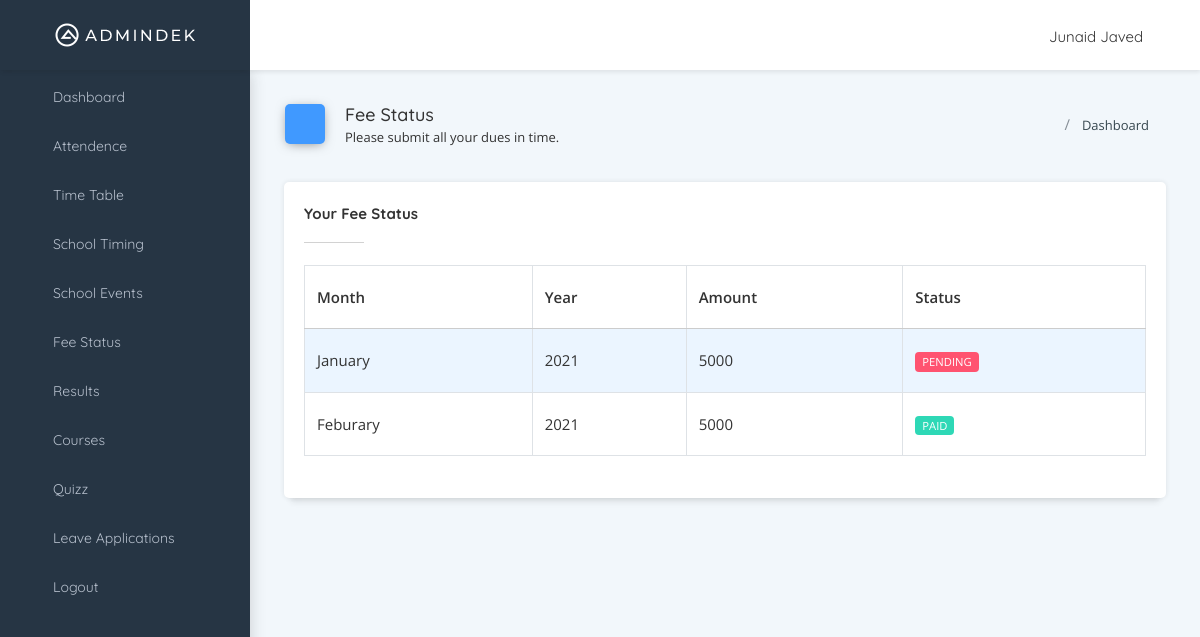
/fee/ (signed in), run on the app's committed database.
### users/models.py (models this page shows, shortened)
class User(AbstractBaseUser, PermissionsMixin):
    first_name = models.CharField(max_length=150)
    last_name = models.CharField(max_length=150)
    role = models.CharField(choices=ROLE_CHOICES,
                            max_length=15, default='Student')
    grade = models.ForeignKey(
        Grade, on_delete=models.SET_NULL, blank=True, null=True)
    created_date = models.DateTimeField(default=timezone.now)
    user_name = models.CharField(max_length=40, unique=True)
    email = models.EmailField(unique=True)
    is_staff = models.BooleanField(default=False)
    is_active = models.BooleanField(default=False)
    image = CloudinaryField('image', folder='avatars',
                            default=env('DEFAULT_AVATAR'))
    USERNAME_FIELD = 'user_name'
    REQUIRED_FIELDS = ['email', 'role', 'first_name', 'last_name', ]
    objects = CustomAccountManger()

### dashboard/models.py (models this page shows, shortened)
class Fee(models.Model):
    month = models.CharField(max_length=10, null=True, blank=True)
    year = models.CharField(max_length=5, null=True, blank=True)
    amount = models.IntegerField()
    status = models.CharField(
        max_length=30, default='pending', choices=FEE_STATUS_CHOICES)
    user = models.ForeignKey(
        User, on_delete=models.CASCADE, null=True, blank=True)

### users/decorators.py (the view)
        def wrapper_func(request, *args, **kwargs):
            if not request.user.is_authenticated:
                return redirect('login')
            if request.user.role in roles:
                return view_func(request, *args, **kwargs)
            else:
                logout(request)
                return redirect('login')

### dashboard/views.py (called while the page is built)
@allowed_only(roles=["Admin", 'Student'])
def student_fee_view(request):
    fee_list = Fee.objects.filter(user__id=request.user.id)
    context = {'table_title': 'Your Fee Status',
               'fee_list': fee_list, 'bread_title': "Fee Status", 'bread_icon': 'box', 'bread_subtitle': "Please submit all your dues in time."}
    return render(request, 'dashboard/fees.html', context)

### dashboard/templates/dashboard/fees.html
{% extends 'header.html' %} {% block title %} Student Fee {% endblock %}
{% block breadcrumbs %} {% include 'breadcrumbs.html' %} {% endblock %}
{% block content %}
<div>
  <div class="row">
    <div class="col-sm-12">
      <div class="card">
        <div class="card-header">
          <h5>{{table_title}}</h5>
        </div>
        <div class="card-block">
          <div class="dt-responsive table-responsive">
            <table id="simpletable" class="table table-striped table-bordered nowrap">
              <thead>
                <tr>
                  <th>Month</th>
                  <th>Year</th>
                  <th>Amount</th>
                  <th>Status</th>
                </tr>
              </thead>
              <tbody>
                {% for fee in fee_list.all %}
                <tr>
                  <td>{{fee.month}}</td>
                  <td>{{fee.year}}</td>
                  <td>{{fee.amount}}</td>
                  <td>
                    {% if fee.status == 'pending' %}
                    <label class="label label-danger">{{fee.status|upper}}</label>
                    {% else %}
                    <label class="label label-success">{{fee.status|upper}}</label>
                    {% endif %}
                  </td>
                </tr>
                {% endfor %}
              </tbody>
            </table>
          </div>
        </div>
      </div>
    </div>
  </div>
</div>
{% endblock content %}

### templates/navbar.html (shortened to what this page needs)
{% load static %} {% load cloudinary %}
<nav class="navbar header-navbar pcoded-header">
  <div class="navbar-wrapper">
    <div class="navbar-logo">
      <a href="{% url 'home' %}">
        <img class="img-fluid" src="{% static 'images/logo.png' %}" alt="Theme-Logo" />
      </a>
      <a class="mobile-menu" id="mobile-collapse" href="#!">
        <i class="feather icon-menu icon-toggle-right"></i>
      </a>
    </div>
    <div class="navbar-container container-fluid">
      <ul class="nav-left">
        <li>
          <a href="#!" onclick="if (!window.__cfRLUnblockHandlers) return false; javascript:toggleFullScreen()" class="waves-effect waves-light" data-cf-modified-d8424a08d31b5b8b406fded2-="">
            <i class="full-screen feather icon-maximize"></i>
          </a>
        </li>
      </ul>
      <ul class="nav-right no-select d-flex align-items-center mt-1">
        <li class="user-profile header-notification">
          <div class="dropdown-primary dropdown">
            <div class="dropdown-toggle" data-toggle="dropdown">
              <span>{{request.user.first_name}} {{request.user.last_name}}</span>
              <i class="feather icon-chevron-down"></i>
            </div>
          </div>
        </li>
      </ul>
    </div>
  </div>
</nav>

### static/styles/feather.css (style rules this page uses)
.feather { font-family:feather!important;speak:none;font-style:normal;font-weight:400;font-variant:normal;text-transform:none;line-height:1;-webkit-font-smoothing:antialiased;-moz-osx-font-smoothing:grayscale }
.icon-chevron-down:before { content:"\e842" }
.icon-menu:before { content:"\e88f" }
.icon-toggle-right:before { content:"\e8d9" }
.icon-maximize:before { content:"\e908" }

### static/styles/custom.css (style rules this page uses)
.no-select { -webkit-user-select: none; -moz-user-select: none; -ms-user-select: none; user-select: none; }

### data on the page
User: user.first_name "Junaid", user.last_name "Javed"
Fee: month "January", year "2021", amount "5000", status "PENDING"
Fee: month "Feburary", year "2021", amount "5000", status "PAID"

### other printed values
{{ bread_title }} "Fee Status"
{{ bread_subtitle }} "Please submit all your dues in time."
{{ table_title }} "Your Fee Status"
